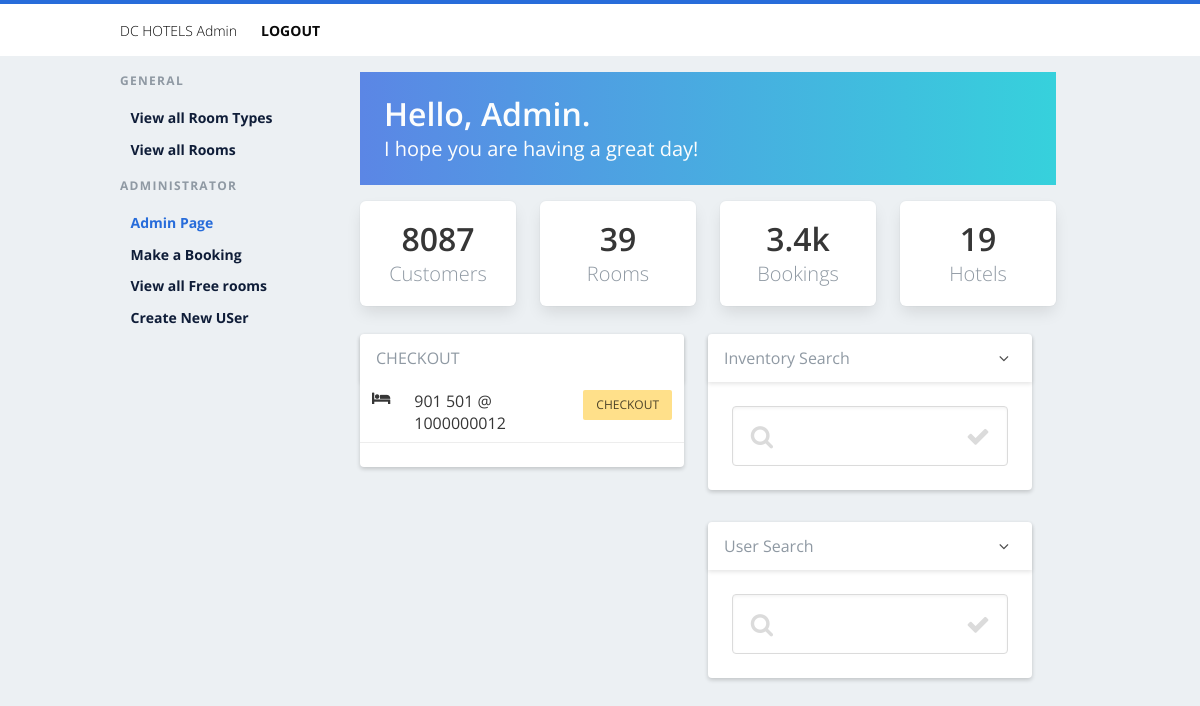
/admin.php (signed in), run on the app's committed database.
### tables this page shows
CREATE TABLE `bookings` (
  `customer_id` int(10) NOT NULL,
  `room_num` int(3) NOT NULL,
  `nod_left` int(11) NOT NULL,
  `nod_booking` int(11) NOT NULL
);

### public/admin.php (the view, shortened to what this page needs)
<?php require_once("db_connection.php"); ?>
<?php require_once("header.php"); ?>
<!DOCTYPE html>
<html>
<head>
    <link rel="stylesheet" href="https://cdnjs.cloudflare.com/ajax/libs/font-awesome/4.7.0/css/font-awesome.min.css" />
    <link rel="stylesheet" href="https://cdnjs.cloudflare.com/ajax/libs/bulma/0.6.0/css/bulma.min.css" />
    <link rel="stylesheet" type="text/css" href="css/admin.css">
</head>
<body>
<nav class="navbar is-white">
    <div class="container">
        <div class="navbar-brand">
            <a class="navbar-item brand-text" href="">
                DC HOTELS Admin
            </a>
        </div>
        <div id="navMenu" class="navbar-menu">
            <div class="navbar-start">
                <a class="navbar-item" href="logout.php">
                    LOGOUT
                </a>
            </div>
        </div>
    </div>
</nav>
<div class="container">
    <div class="columns">
        <div class="column is-3">
            <aside class="menu">
                <p class="menu-label">
                    General
                </p>
                <ul class="menu-list">
                    <li><a href="view_room_types.php">View all Room Types</a></li>
                    <li><a href="view_all_room_numbers.php">View all Rooms </a></li>
                </ul>
                <p class="menu-label">
                    Administrator
                </p>
                <ul class="menu-list">
                    <li><a href="admin.php" class="is-active">Admin Page</a></li>
                    <li><a href="c_form.php">Make a Booking</a></li>
                    <li><a href="free_rooms.php">View all Free rooms</a></li>
                    <li><a href="new_admin.php">Create New USer</a></li>
                </ul>
            </aside>
        </div>
        <div class="column is-9">
            <section class="hero is-info welcome is-small">
                <div class="hero-body">
                    <div class="container">
                        <h1 class="title">
                            Hello, Admin.
                        </h1>
                        <h2 class="subtitle">
                            I hope you are having a great day!
                        </h2>
                    </div>
                </div>
            </section>
            <section class="info-tiles">
                <div class="tile is-ancestor has-text-centered">
                    <div class="tile is-parent">
                        <article class="tile is-child box">
                            <p class="title">8087</p>
                            <p class="subtitle">Customers</p>
                        </article>
                    </div>
                    <div class="tile is-parent">
                        <article class="tile is-child box">
                            <p class="title">39</p>
                            <p class="subtitle">Rooms</p>
                        </article>
                    </div>
                    <div class="tile is-parent">
                        <article class="tile is-child box">
                            <p class="title">3.4k</p>
                            <p class="subtitle">Bookings</p>
                        </article>
                    </div>
                    <div class="tile is-parent">
                        <article class="tile is-child box">
                            <p class="title">19</p>
                            <p class="subtitle">Hotels</p>
                        </article>
                    </div>
                </div>
            </section>
            <div class="columns">
                <div class="column is-6">
                    <div class="card events-card">
                        <header class="card-header">
                            <p class="card-header-title">
                                CHECKOUT
                            </p>
                        </header>
                        <div class="card-table">
                            <div class="content">
                                <table class="table is-fullwidth is-striped">
                                    <tbody>
                                    <?php
                                    $query  = "SELECT * from bookings";
                                    $result = mysqli_query($connection, $query);
                                    $check=array();
                                    foreach($result as $r){
                                        if(!in_array($r["customer_id"],$check)) {
                                            $query2  = "SELECT * from bookings WHERE customer_id={$r["customer_id"]}";
                                            $result2 = mysqli_query($connection, $query2);
                                            echo "<tr>";
                                            echo "<td width=\"5%\"><i class=\"fa fa-bed\"></i></td>";
                                            echo "<td>";foreach($result2 as $e){ echo $e["room_num"]." ";}
                                            echo "&commat; {$r["customer_id"]} </td>";
                                            echo "<td><a class=\"button is-small is-warning\" href=\"checkout.php?cid={$r["customer_id"]}\">CHECKOUT</a></td>";
                                            echo "</tr>";
                                            array_push($check,$r["customer_id"]);
                                        }
                                    }
                                    ?>
                                    </tbody>
                                </table>
                            </div>
                        </div>
                        <footer class="card-footer">
                            <a href="#" class="card-footer-item"></a>
                        </footer>
                    </div>
                </div>
                <div class="column is-6">
                    <div class="card">
                        <header class="card-header">
                            <p class="card-header-title">
                                Inventory Search
                            </p>
                            <a href="#" class="card-header-icon" aria-label="more options">
                  <span class="icon">
                    <i class="fa fa-angle-down" aria-hidden="true"></i>
                  </span>
                            </a>
                        </header>
                        <div class="card-content">
                            <div class="content">
                                <div class="control has-icons-left has-icons-right">
                                    <input class="input is-large" type="text" placeholder="">
                                    <span class="icon is-medium is-left">
                    </span>
                                    <span class="icon is-medium is-right">
                    </span>
                                </div>
                            </div>
                        </div>
                    </div>
                    <div class="card">
                        <header class="card-header">
                            <p class="card-header-title">
                                User Search
                            </p>
                            <a href="#" class="card-header-icon" aria-label="more options">
                  <span class="icon">
                    <i class="fa fa-angle-down" aria-hidden="true"></i>
                  </span>
                            </a>
                        </header>
                        <div class="card-content">
                            <div class="content">
                                <div class="control has-icons-left has-icons-right">
                                    <input class="input is-large" type="text" placeholder="">
                                    <span class="icon is-medium is-left">
                    </span>
                    <span class="icon is-medium is-right">
                    </span>
                                </div>
                            </div>
                        </div>
                    </div>
                </div>
            </div>
        </div>
    </div>
</div>
</body>
</html>

### public/css/admin.css (style rules this page uses)
html, body { font-family: 'Open Sans', serif; font-size: 16px; line-height: 1.5; height: 100%; background: #ECF0F3; }
nav.navbar { border-top: 4px solid #276cda; margin-bottom: 1rem; }
.navbar-item.brand-text { font-weight: 300; }
.navbar-item, .navbar-link { font-size: 14px; font-weight: 700; }
.columns { width: 100%; height: 100%; }
.menu-label { color: #8F99A3; letter-spacing: 1.3; font-weight: 700; }
.menu-list a { color: #0F1D38; font-size: 14px; font-weight: 700; }
.menu-list a.is-active { background-color: transparent; color: #276cda; font-weight: 700; }
.card { box-shadow: 0px 2px 4px rgba(0, 0, 0, 0.18); margin-bottom: 2rem; }
.card-header-title { color: #8F99A3; font-weight: 400; }
.info-tiles { margin: 1rem 0; }
.info-tiles .subtitle { font-weight: 300; color: #8F99A3; }
.hero.welcome.is-info { background: #36D1DC; background: -webkit-linear-gradient(to right, #5B86E5, #36D1DC); background: linear-gradient(to right, #5B86E5, #36D1DC); }
.hero.welcome .title, .hero.welcome .subtitle { color: hsl(192, 17%, 99%); }
.card .content { font-size: 14px; }
.card-footer-item { font-size: 14px; font-weight: 700; color: #8F99A3; }
.card-table .table { margin-bottom: 0; }
.events-card .card-table { max-height: 250px; overflow-y: scroll; }

### data on the page
bookings: room_num "901", customer "1000000012"
bookings: room_num "501"
